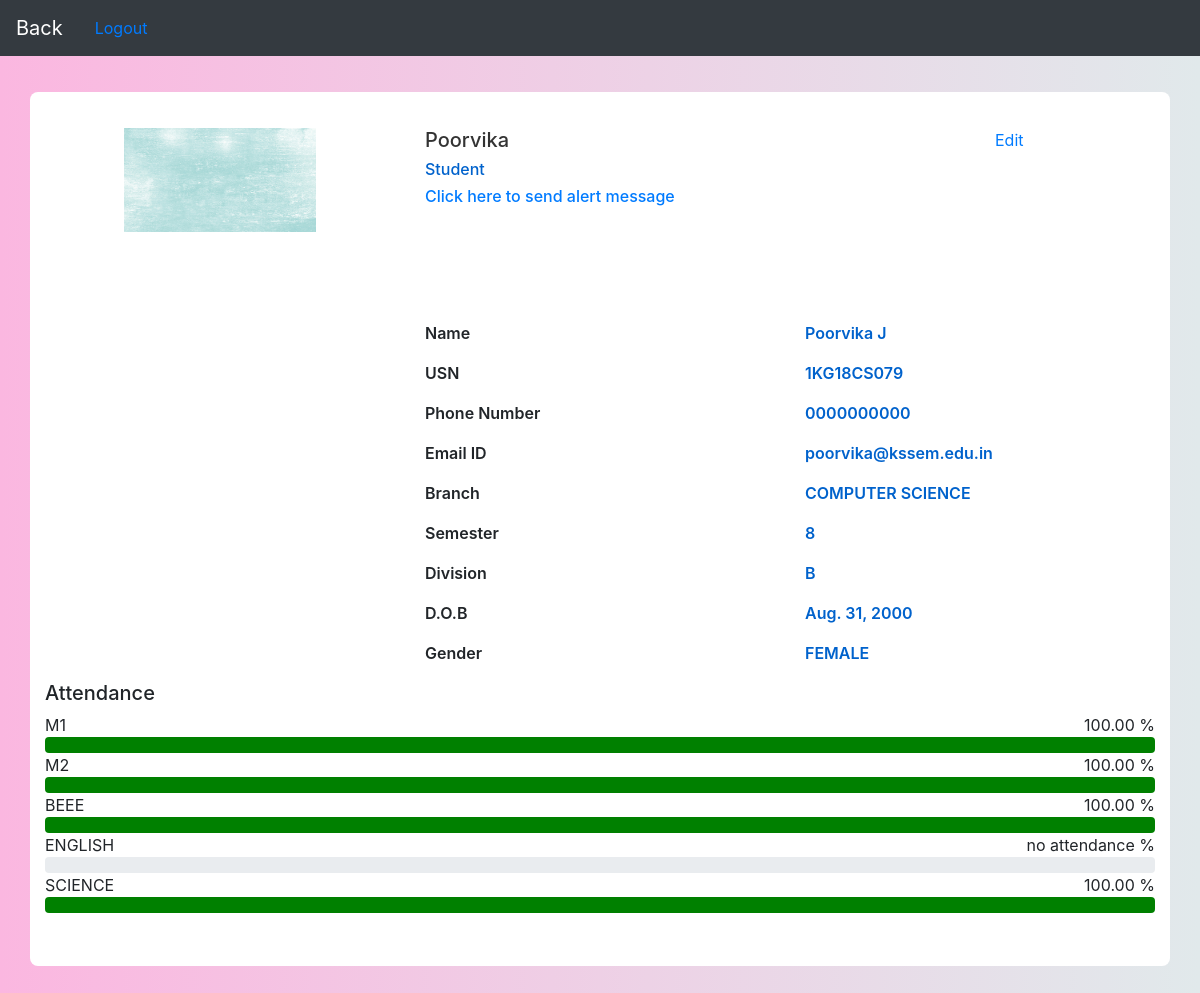
/student_details/4 (signed in), run on the app's committed database.
### home/models.py (models this page shows, shortened)
class Student(models.Model):
    usn             = models.AutoField(primary_key=True)
    user_id         = models.CharField(max_length = 30, default='')
    student_usn     = models.CharField(max_length = 30, unique = True)
    first_name      = models.CharField(max_length = 30, default='')
    last_name       = models.CharField(max_length = 30, default='')
    image           = models.ImageField(upload_to='students/', null = True, blank = True)
    date_of_birth   = models.DateField(default=datetime.now(), blank=True)
    date_of_joining = models.DateField(default=datetime.now(), blank=True)
    email           = models.EmailField(max_length = 30, default='email',)
    gender          = models.CharField(max_length = 10, default = 'MALE', choices = GENDER_CHOUCE)
    branch          = models.CharField(max_length = 30, choices = BRANCH_CHOUCE)
    division        = models.CharField(max_length = 30, choices = DIVISION_CHOUCE)
    sem             = models.IntegerField(choices = SEM_CHOUCE)
    created_date    = models.DateField(auto_now_add = True)
    status          = models.BooleanField(default = 0)
    phone           = models.CharField(max_length = 30, default = '')

### home/views.py (the view)
# urls.py: path('student_details/<int:pk>', login_required(StudentDetails.as_view()), name = 'student_details'),
class StudentDetails(DetailView):
    model         = Student
    template_name = "student_details.html"
    def get_context_data(self, **kwargs):
        student_id = self.kwargs['pk']
        student_usn = Student.objects.filter(usn = student_id).first().student_usn
        student_all_att = StudentAttendences.objects.filter(student_usn = student_usn)
        student_attendence = dict()
        final_attendence   = dict()
        for subject, s in SUBJECT_CHOUCE:
            student_attendence[subject] = {'present' : 0, 'absent' : 0,'total' : 0}
            final_attendence[subject] = {'percentage' : 0}
        for attendence in student_all_att:
            if attendence.attendenceBlock['data'][student_usn]:# fetching data from blockchain
                student_attendence[attendence.subject]['present'] += (1 + 0)
            else:
                student_attendence[attendence.subject]['absent'] += (1 + 0)
            student_attendence[attendence.subject]['total'] += 1
        for sub, att in student_attendence.items():
            if att['total'] == 0:
                final_attendence[sub]['percentage'] = 'no attendance'
                final_attendence[sub]['color']      = 'red'
            else:
                floa = (att['present'] / att['total']) * 100
                format_float = "{:.2f}".format(floa)
                final_attendence[sub]['percentage'] = format_float
                if floa >= 75:
                    final_attendence[sub]['color']  = 'green'
                else:
                    final_attendence[sub]['color']  = 'red'
        context                   = super().get_context_data(**kwargs)
        context['attendence']     = final_attendence
        return context

### home/templates/student_details.html (shortened to what this page needs)
{% load static %}
    <link rel="stylesheet" href="https://cdnjs.cloudflare.com/ajax/libs/font-awesome/5.13.0/css/all.min.css" />
    <link rel="stylesheet" href="{% static '/home/css/student_details.css' %}" type="text/css">
<link href="//maxcdn.bootstrapcdn.com/bootstrap/4.1.1/css/bootstrap.min.css" rel="stylesheet" id="bootstrap-css">
<nav class="navbar navbar-expand-lg navbar-dark bg-dark">
    <a class="navbar-brand" href="{% url 'students1' %}">Back</a>
    <a class="nav-link active" href="{% url 'logout' %}" >Logout</a>
</nav>
<div class="container emp-profile">
            <form method="post">
                <div class="row">
                    <div class="col-md-4">
                        <div class="profile-img">
                            <img src="{{ student.image.url }}" alt="" style="width: 55%;height: 54%;"/>
                        </div>
                    </div>
                    <div class="col-md-6">
                        <div class="profile-head">
                                    <h5>
                                        {{ student.first_name }}
                                    </h5>
                                    <h6>
                                        Student
                                    </h6>
                                    <h6>
                                        <a href="{% url 'send_message' student.pk %}">Click here to send alert message</a>
                                    </h6>
                        </div>
                    </div>
                    <div class="col-md-2">
                        <a href="{% url 'update_student' student.pk %}" class="btn-card" title="Click to edit">Edit</a>
                    </div>
                </div>
                <div class="row">
                    <div class="col-md-4">
                    </div>
                    <div class="col-md-8">
                        <div class="tab-content profile-tab" id="myTabContent">
                            <div class="tab-pane fade show active" id="home" role="tabpanel" aria-labelledby="home-tab">
                                        <div class="row">
                                            <div class="col-md-6">
                                                <label>Name</label>
                                            </div>
                                            <div class="col-md-6">
                                                <p>{{ student.first_name }}  {{ student.last_name }}</p>
                                            </div>
                                        </div>
                                        <div class="row">
                                            <div class="col-md-6">
                                                <label>USN</label>
                                            </div>
                                            <div class="col-md-6">
                                                <p>{{ student.student_usn }}</p>
                                            </div>
                                        </div>
                                        <div class="row">
                                            <div class="col-md-6">
                                                <label>Phone Number</label>
                                            </div>
                                            <div class="col-md-6">
                                                <p>{{ student.phone }}</p>
                                            </div>
                                        </div>
                                        <div class="row">
                                            <div class="col-md-6">
                                                <label>Email ID</label>
                                            </div>
                                            <div class="col-md-6">
                                                <p>{{ student.email }}</p>
                                            </div>
                                        </div>
                                        <div class="row">
                                            <div class="col-md-6">
                                                <label>Branch</label>
                                            </div>
                                            <div class="col-md-6">
                                                <p>{{ student.branch }}</p>
                                            </div>
                                        </div>
                                        <div class="row">
                                            <div class="col-md-6">
                                                <label>Semester</label>
                                            </div>
                                            <div class="col-md-6">
                                                <p>{{ student.sem }}</p>
                                            </div>
                                        </div>
                                        <div class="row">
                                            <div class="col-md-6">
                                                <label>Division</label>
                                            </div>
                                            <div class="col-md-6">
                                                <p>{{ student.division }}</p>
                                            </div>
                                        </div>
                                        <div class="row">
                                            <div class="col-md-6">
                                                <label>D.O.B</label>
                                            </div>
                                            <div class="col-md-6">
                                                <p>{{ student.date_of_birth }}</p>
                                            </div>
                                        </div>
                                        <div class="row">
                                            <div class="col-md-6">
                                                <label>Gender</label>
                                            </div>
                                            <div class="col-md-6">
                                                <p>{{ student.gender }}</p>
                                            </div>
                                        </div>
                            </div>
                        </div>
                    </div>
                </div>
                <h5 class="font-size24 sm-font-size22 xs-font-size20">Attendance {{ SUBJECT_CHOUCE }}</h5>
                {% for subject, att in attendence.items  %}
                    <div class="sm-no-margin" >
                        <div class="progress-text">
                            <div class="row">
                                <div class="col-7">{{ subject }}</div>
                                <div class="col-5 text-right">{{ att.percentage }}
                                {% if att.percentage != 'no atendence' %}
                                    %
                                {% endif %}
                                </div>
                            </div>
                        </div>
                        <div class="custom-progress progress">
                            <div role="progressbar" aria-valuenow="70" aria-valuemin="0" aria-valuemax="100" style="width:{% if att.percentage != 'no atendence' %}  {{ att.percentage }}% {% endif %} ;
                                background:{{ att.color }};
                            " class="animated custom-bar progress-bar slideInLeft bg-sky"></div>
                        </div>
                {% endfor %}
                    </div>
                </div>
            </div>
            </form>
        </div>
            <div class="col-md-12">
            </div>

### static/home/css/student_details.css (style rules this page uses)
.emp-profile { padding: 3%; margin-top: 3%; margin-bottom: 3%; border-radius: 0.5rem; background: #fff; }
.profile-img { text-align: center; }
.profile-img img { width: 70%; height: 100%; }
.profile-head h5 { color: #333; }
.profile-head h6 { color: #0062cc; }
.profile-tab label { font-weight: 600; }
.profile-tab p { font-weight: 600; color: #0062cc; }

### data on the page
Student: image (picture), first_name "Poorvika", last_name "J", student_usn "1KG18CS079", phone "0000000000", email "poorvika@kssem.edu.in", branch "COMPUTER SCIENCE", sem "8", division "B", date_of_birth "Aug. 31, 2000", gender "FEMALE"

### other printed values
{{ subject }} "M1" "M2" "BEEE" "ENGLISH" "SCIENCE"
{{ att.percentage }} "100.00" "100.00" "100.00" "no attendance" "100.00"
